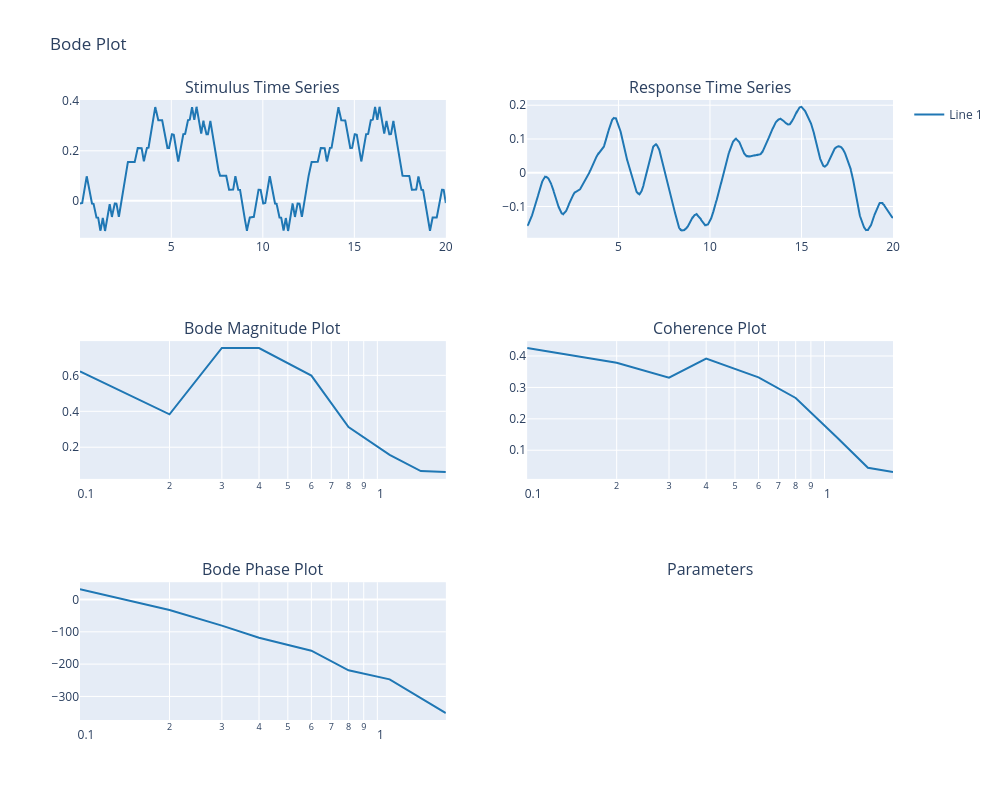

Notebook cell for this chart:
### Code cell
# load data with stimulus and center of mass response cut to cycles
com, stim, time = bp.getdata_legacy(
    filename = filename,
    body_height = height,
    cut_to_cycles = True)

# perform frequency domain analyses
FD = bp.frequency_analysis(stim, com, samplingrate=90, selected_frequencies = 'double_prts', smoothing = bp.logspace_manual_10s)
TD, TD_par = bp.time_domain_analysis(stim, com, samplingrate=90)

fig2 = bp.bode_plot(FD, TD)
fig2.show()

### Figure 1 — Plotly figure (JSON) as saved in the notebook; plotly's stock layout.template omitted (floating-point values rounded to 4 significant figures; data arrays with more than 128 entries replaced by an {"elided": "..."} marker saying what was removed)
{"data": [{"line": {"color": "#1f77b4"}, "mode": "lines", "showlegend": false, "type": "scatter", "x": {"elided": "1800 float values"}, "xaxis": "x", "y": {"elided": "1800 float values"}, "yaxis": "y"}, {"line": {"color": "#1f77b4"}, "mode": "lines", "showlegend": false, "type": "scatter", "x": {"elided": "1800 float values"}, "xaxis": "x2", "y": {"elided": "1800 float values"}, "yaxis": "y2"}, {"line": {"color": "#1f77b4"}, "mode": "lines", "name": "Line 1", "showlegend": true, "type": "scatter", "x": [0.1, 0.2, 0.3, 0.4, 0.6, 0.8, 1.1, 1.4, 1.7], "xaxis": "x3", "y": [0.6223, 0.383, 0.7523, 0.752, 0.5986, 0.3125, 0.1573, 0.06736, 0.06213], "yaxis": "y3"}, {"line": {"color": "#1f77b4"}, "mode": "lines", "showlegend": false, "type": "scatter", "x": [0.1, 0.2, 0.3, 0.4, 0.6, 0.8, 1.1, 1.4, 1.7], "xaxis": "x4", "y": [0.4255, 0.3784, 0.3312, 0.3916, 0.332, 0.2664, 0.1413, 0.0441, 0.03069], "yaxis": "y4"}, {"line": {"color": "#1f77b4"}, "mode": "lines", "showlegend": false, "type": "scatter", "x": [0.1, 0.2, 0.3, 0.4, 0.6, 0.8, 1.1, 1.4, 1.7], "xaxis": "x5", "y": [32.17, -32.5, -80.88, -118.2, -158.4, -219.1, -247.2, -305.4, -351.6], "yaxis": "y5"}], "layout": {"annotations": [{"font": {"size": 16}, "showarrow": false, "text": "Stimulus Time Series", "x": 0.225, "xanchor": "center", "xref": "paper", "y": 1, "yanchor": "bottom", "yref": "paper"}, {"font": {"size": 16}, "showarrow": false, "text": "Response Time Series", "x": 0.775, "xanchor": "center", "xref": "paper", "y": 1, "yanchor": "bottom", "yref": "paper"}, {"font": {"size": 16}, "showarrow": false, "text": "Bode Magnitude Plot", "x": 0.225, "xanchor": "center", "xref": "paper", "y": 0.6111, "yanchor": "bottom", "yref": "paper"}, {"font": {"size": 16}, "showarrow": false, "text": "Coherence Plot", "x": 0.775, "xanchor": "center", "xref": "paper", "y": 0.6111, "yanchor": "bottom", "yref": "paper"}, {"font": {"size": 16}, "showarrow": false, "text": "Bode Phase Plot", "x": 0.225, "xanchor": "center", "xref": "paper", "y": 0.2222, "yanchor": "bottom", "yref": "paper"}, {"font": {"size": 16}, "showarrow": false, "text": "Parameters", "x": 0.775, "xanchor": "center", "xref": "paper", "y": 0.2222, "yanchor": "bottom", "yref": "paper"}], "height": 800, "title": {"text": "Bode Plot"}, "width": 1000, "xaxis": {"anchor": "y", "domain": [0, 0.45]}, "xaxis2": {"anchor": "y2", "domain": [0.55, 1]}, "xaxis3": {"anchor": "y3", "domain": [0, 0.45], "type": "log"}, "xaxis4": {"anchor": "y4", "domain": [0.55, 1], "type": "log"}, "xaxis5": {"anchor": "y5", "domain": [0, 0.45], "type": "log"}, "yaxis": {"anchor": "x", "domain": [0.7778, 1]}, "yaxis2": {"anchor": "x2", "domain": [0.7778, 1]}, "yaxis3": {"anchor": "x3", "domain": [0.3889, 0.6111]}, "yaxis4": {"anchor": "x4", "domain": [0.3889, 0.6111]}, "yaxis5": {"anchor": "x5", "domain": [0, 0.2222]}}}
